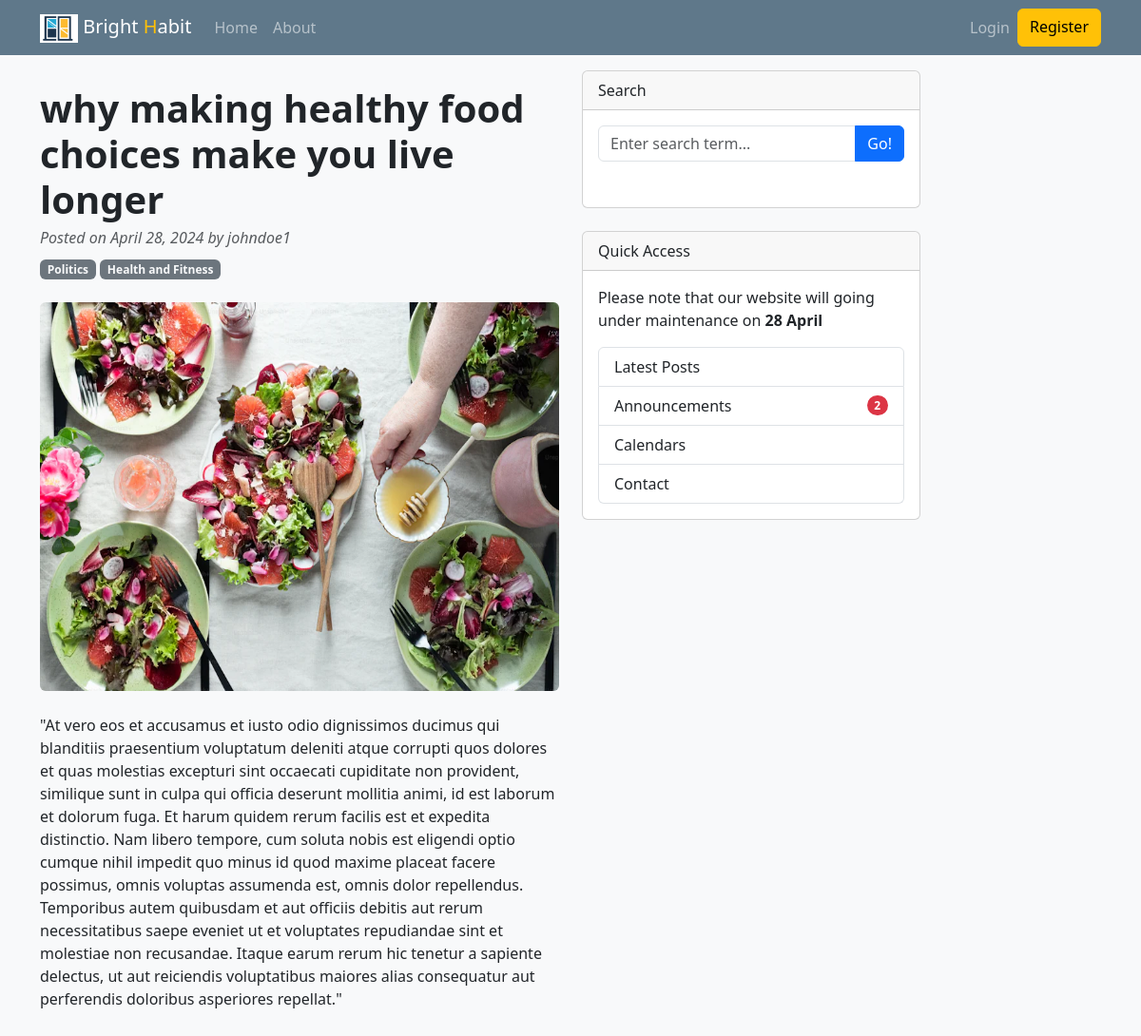
Page /post/14 on the earlier database version.
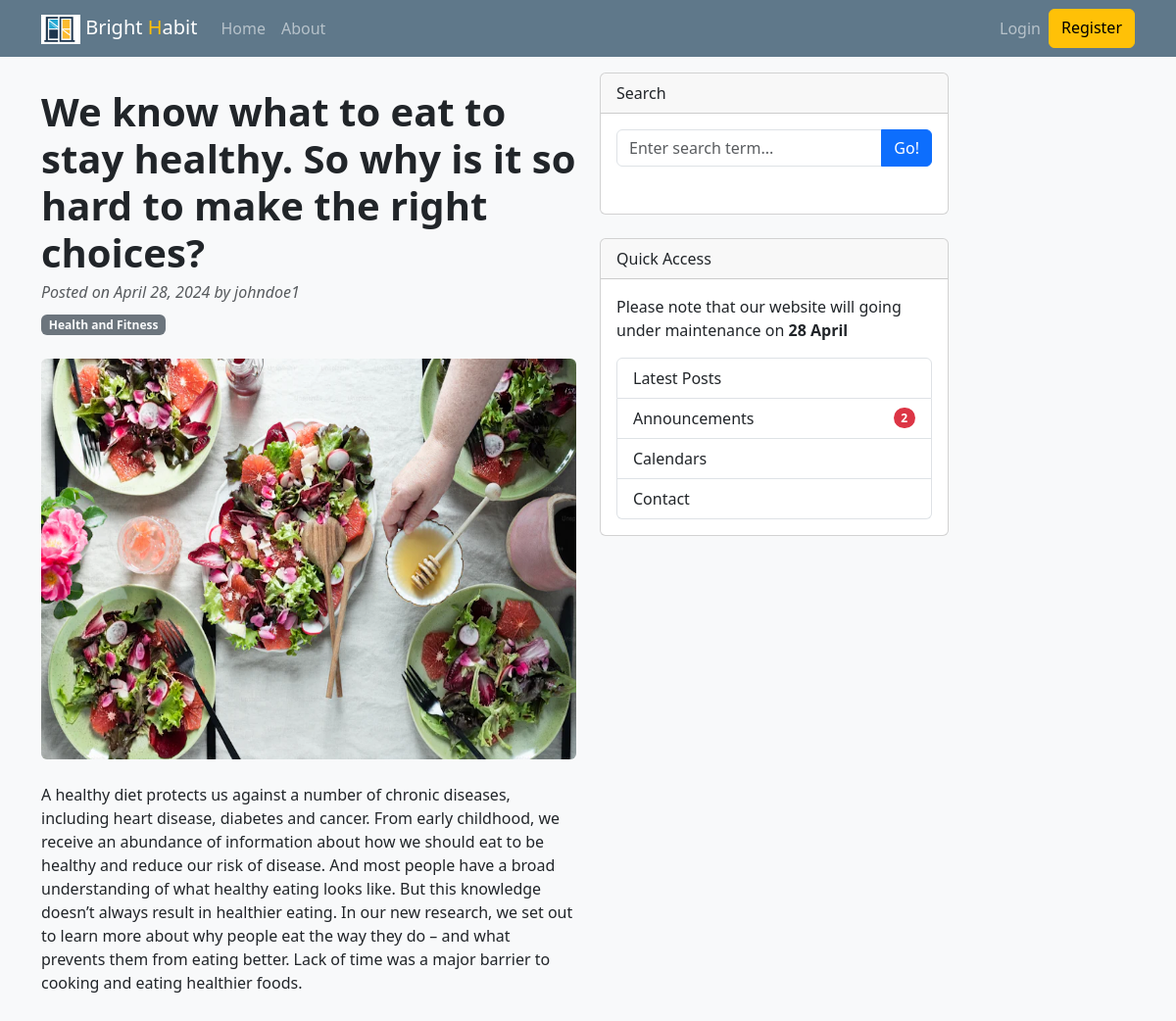
Same page on the later database version.
### blog/models.py (models this page shows, shortened)
class Post(models.Model):
    title = models.CharField(max_length=100)
    body = RichTextField(blank=True, null=True)
    post_snippet = models.CharField(max_length=100, blank=True, null=True)
    date_posted = models.DateTimeField(default=timezone.now)
    author = models.ForeignKey(User, on_delete=models.CASCADE)
    image = models.ImageField(null=True, blank=True, upload_to='images/')
    tags = models.ManyToManyField(Tag, blank=True, related_name='tags')
    search_fields = ('title', 'body', 'author')
    @property
    def get_content(self):
        return self.__clean_text(self.body)
    def __clean_text(self, text):
        return mark_safe(text
                         .removeprefix('<pre>')
                         .removesuffix('</pre>'))

class Tag(models.Model):
    name = models.CharField(max_length=100)
    def __str__(self):
        return self.name

### blog/views.py (the view)
# urls.py: path('post/<int:pk>', PostDetailView.as_view(), name=name('detail')),
class PostDetailView(DetailView):
    model = Post
    context_object_name = 'post'
    template_name = 'blog/detail.html'

### blog/templates/blog/detail.html (shortened to what this page needs)
{% extends 'base.html' %}
{% load humanize %}
{% block content %}
    <article>
        <header class="mb-4">
            <h1 class="fw-bolder mb-1">{{ post.title }}</h1>
            <div class="text-muted fst-italic mb-2">Posted on {{ post.date_posted|date }}
                by {{ post.author.username }}
            </div>
            {% for tag in post.tags.all %}
                <a class="badge bg-secondary text-decoration-none link-light">{{ tag }}</a>
            {% endfor %}
        </header>
        {% if  post.image %}
            <figure class="mb-4">
                <div class="ratio ratio-4x3">
                    <img class="img-fluid rounded"
                            {% if  post.image %}
                         src="{{ post.image.url }}"
                            {% endif %}
                         alt="article image"/>
                </div>
            </figure>
        {% endif %}
        <section class="mb-5">
            <p class="fs-5 mb-4">{{ post.get_content }}</p>
        </section>
    </article>
{% endblock %}

### templates/base.html (shortened to what this page needs)
{% load static %}
<!doctype html>
<html lang="en">
<head>
    <link href="https://cdn.jsdelivr.net/npm/bootstrap@5.3.3/dist/css/bootstrap.min.css" rel="stylesheet"
>
    <link rel="stylesheet" href="{% static 'blog/style.css' %}">
</head>
<body class="bg-light">
{% include 'partials/navbar.html' %}
<div class="container py-3">
    <div class="row">
        <div class="col-lg-6 mt-3">
            {% block content %}
            {% endblock %}
        </div>
        <div class="col-lg-4">
            <div class="card mb-4">
                <div class="card-header text-capitalize">search</div>
                <form role="search">
    <div class="card-body">
        <div class="input-group">
            <input
                    autocomplete="false"
                    class="form-control"
                    type="search"
                    placeholder="Enter search term..."
                    name="title"
                    value='{{ request.GET.title }}'
                    aria-label="Enter search term..."
                    aria-describedby="button-search">
            <button class="btn btn-primary" type="submit">Go!</button>
        </div>
    </div>
    <div class="container pb-4 mt-2">
    </div>
</form>
            </div>
            <div class="card mb-4">
                <div class="card-header text-capitalize">quick access</div>
                <div class="card-body">
                    <p class="card-text"> Please note that our website will going under maintenance on <span><strong>28 April</strong></span>
                    </p>
                    <ul class="list-group text-capitalize">
                        <li class="list-group-item d-flex justify-content-between align-items-center">
                            latest posts
                        </li>
                        <li class="list-group-item d-flex justify-content-between align-items-center">
                            announcements
                            <span class="badge text-bg-danger rounded-pill">2</span>
                        </li>
                        <li class="list-group-item d-flex justify-content-between align-items-center">
                            calendars
                        </li>
                        <li class="list-group-item d-flex justify-content-between align-items-center">
                            contact
                        </li>
                    </ul>
                </div>
            </div>
        </div>
    </div>
</div>
</body>
</html>

### templates/partials/navbar.html (shortened to what this page needs)
{% load humanize %}
{% load static %}
<nav class="navbar navbar-expand-lg sticky-top text-capitalize" data-bs-theme="dark">
    <div class="container">
        <a class="navbar-brand" href="{% url 'blog_index' %}">
            <img src="{% static 'blog/logo.png' %}" alt="BrightHabit Logo" width="40" height="30">
            Bright <span class="text-warning">h</span>abit
        </a>
        <div class="collapse navbar-collapse" id="navbarSupportedContent">
            <ul class="navbar-nav me-auto mb-2 mb-lg-0">
                <li class="nav-item">
                    <a class="nav-link{% if request.resolver_match.view_name == 'blog_index' %} active{% else %}{% endif %}"
                       href="{% url 'blog_index' %}">Home</a>
                </li>
                <li class="nav-item">
                    <a class="nav-link{% if request.resolver_match.view_name == 'blog_about' %} active{% else %}{% endif %}"
                       href="{% url 'blog_about' %}">About</a>
                </li>
            </ul>
            <ul class="navbar-nav ml-auto mb-2 mb-lg-0 text-capitalize">
                {% if user.is_authenticated %}
                      <li class="nav-item">
                    <a class="nav-link{% if request.resolver_match.view_name == 'blog_create' %} active{% endif %}"
                       {% if request.resolver_match.view_name == 'blog_create' %}aria-current="page" {% endif %}
                       href="{% url 'blog_create' %}">Add Post</a>
                </li>
                    <li class="nav-item dropdown">
                        <a class="nav-link dropdown-toggle" href="#" role="button" data-bs-toggle="dropdown"
                           aria-expanded="false">
                            {{ user.email }}
                        </a>
                        <ul class="dropdown-menu">
                            <li><a class="dropdown-item" href="{% url 'profile' %}">profile</a></li>
                            <li>
                                <hr class="dropdown-divider">
                            </li>
                            <form method="post" action="{% url 'logout' %}">
                                {% csrf_token %}
                                <li>
                                    <button class="dropdown-item" type="submit">Logout</button>
                                </li>
                            </form>
                        </ul>
                    </li>
                {% else %}
                    <li class="nav-item">
                        <a class="nav-link" href="{% url 'login' %}">Login</a>
                    </li>
                    <a href="{% url 'register' %}" class="btn btn-warning text-capitalize" role="button">register</a>
                {% endif %}
            </ul>
        </div>
    </div>
</nav>

### blog/static/blog/style.css (style rules this page uses)
.navbar-nav { font-weight: 500; }
.navbar { background-color: #5f788a; }

Differences in the rows shown:
no longer on this page (row unchanged): Tag: name "Politics"
changed Post "johndoe1": title "why making healthy food choices make you live longer" → "We know what to eat to stay healthy. So why is it so hard to make the right choices?"; get_content "\"At vero eos et accusamus et iusto odio dignissimos ducimus qui blanditiis praesentium voluptatum deleniti atque corrupti quos dolores et quas molestias excepturi sint occaecati cupiditate non provident, similique sunt in culpa qui officia deserunt mollitia animi, id est laborum et dolorum fuga. Et harum quidem rerum facilis est et expedita distinctio. Nam libero tempore, cum soluta nobis est eligendi optio cumque nihil impedit quo minus id quod maxime placeat facere possimus, omnis voluptas assumenda est, omnis dolor repellendus. Temporibus autem quibusdam et aut officiis debitis aut rerum necessitatibus saepe eveniet ut et voluptates repudiandae sint et molestiae non recusandae. Itaque…" → "A healthy diet protects us against a number of chronic diseases, including heart disease, diabetes and cancer. From early childhood, we receive an abundance of information about how we should eat to be healthy and reduce our risk of disease. And most people have a broad understanding of what healthy eating looks like. But this knowledge doesn’t always result in healthier eating. In our new research, we set out to learn more about why people eat the way they do – and what prevents them from eating better. Lack of time was a major barrier to cooking and eating healthier foods."
